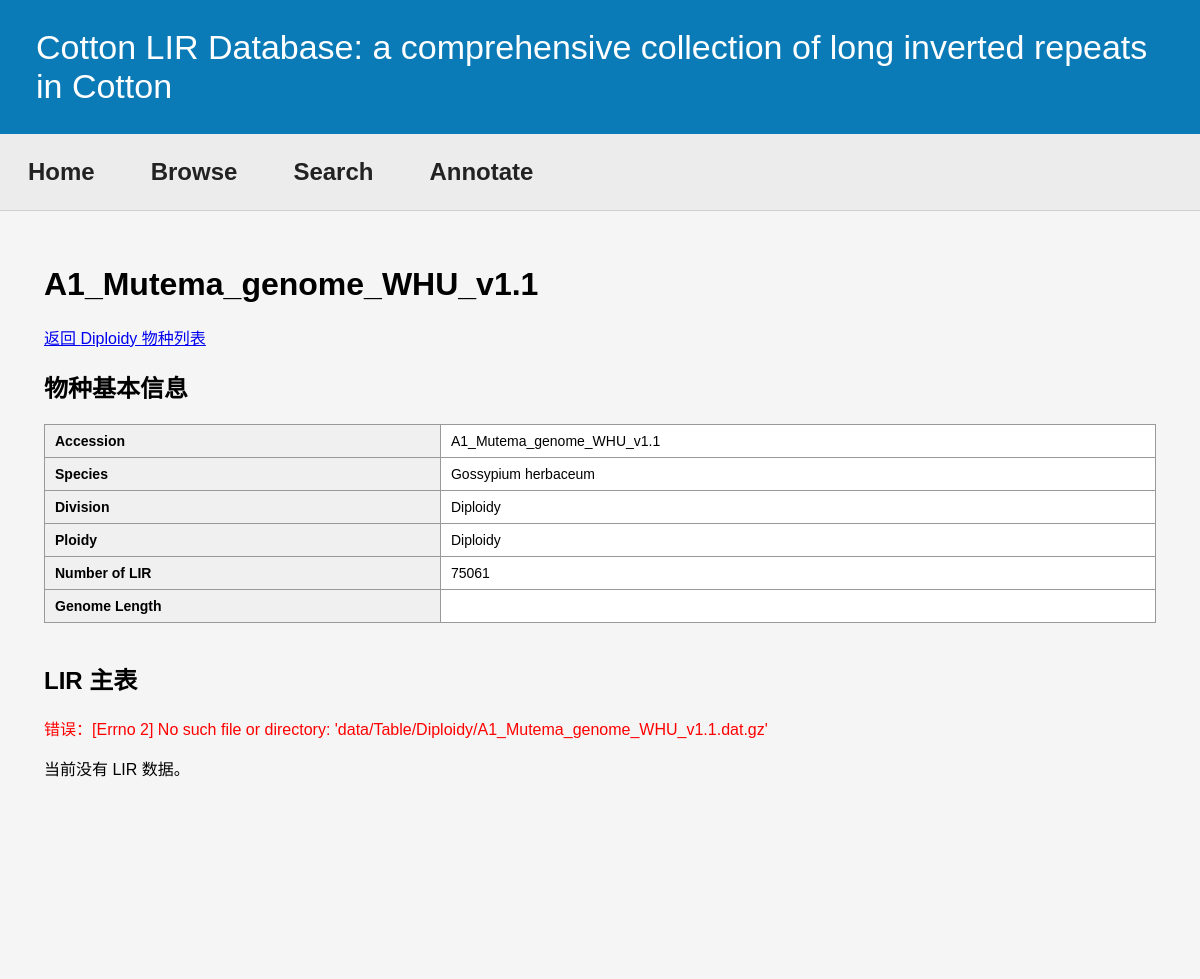
Page /species/A1_Mutema_genome_WHU_v1.1/ on the committed database.
### lir/models.py (models this page shows, shortened)
class Species(models.Model):
    accession = models.CharField(max_length=200, unique=True)
    species = models.CharField(max_length=200, blank=True)
    division = models.CharField(max_length=50, blank=True)   # Diploidy / Tetraploidy / Other
    ploidy = models.CharField(max_length=50, blank=True)
    blast_db = models.CharField(max_length=255, blank=True)
    number_of_lir = models.IntegerField(null=True, blank=True)
    genome_length = models.CharField(max_length=100, blank=True)
    table_file = models.CharField(max_length=500, blank=True)
    fasta_file = models.CharField(max_length=500, blank=True)
    irf_json_file = models.CharField(max_length=500, blank=True)
    spark_json_file = models.CharField(max_length=500, blank=True)
    gene_overlap_file = models.CharField(max_length=500, blank=True)

### lir/views.py (the view)
# urls.py: path("species/<str:accession>/", views.species_detail, name="species_detail"),
def species_detail(request, accession):
    sp = get_object_or_404(Species, accession=accession)
    lir_rows_page = None
    error_message = None
    page_number = request.GET.get("page", 1)
    try:
        df = load_lir_table(sp.table_file)
        lir_rows = df.to_dict(orient="records")
        paginator = Paginator(lir_rows, 100)   # 每页100条
        lir_rows_page = paginator.get_page(page_number)
    except Exception as e:
        error_message = str(e)
    return render(request, 'lir/species_detail.html', {
        'species': sp,
        'lir_rows_page': lir_rows_page,
        'error_message': error_message,
    })

### lir/services/loaders.py (called while the page is built)
def load_lir_table(path):
    df = pd.read_csv(path, sep="\t", compression="gzip")
    return df

### lir/templates/lir/species_detail.html (shortened to what this page needs)
{% extends "lir/base.html" %}
{% block content %}
<h1>{{ species.accession }}</h1>
<p>
    <a href="{% url 'species_list' species.division %}">返回 {{ species.division }} 物种列表</a>
</p>
<h2>物种基本信息</h2>
<table border="1" cellpadding="6">
    <tbody>
        <tr><th>Accession</th><td>{{ species.accession }}</td></tr>
        <tr><th>Species</th><td>{{ species.species }}</td></tr>
        <tr><th>Division</th><td>{{ species.division }}</td></tr>
        <tr><th>Ploidy</th><td>{{ species.ploidy }}</td></tr>
        <tr><th>Number of LIR</th><td>{{ species.number_of_lir }}</td></tr>
        <tr><th>Genome Length</th><td>{{ species.genome_length }}</td></tr>
    </tbody>
</table>
<br>
<h2>LIR 主表</h2>
{% if error_message %}
    <p style="color:red;">错误：{{ error_message }}</p>
{% endif %}
{% if lir_rows_page %}
<table border="1" cellpadding="6">
    <thead>
        <tr>
            {% for key, value in lir_rows_page.object_list.0.items %}
                <th>{{ key }}</th>
            {% endfor %}
        </tr>
    </thead>
    <tbody>
        {% for row in lir_rows_page %}
        <tr>
            {% for key, value in row.items %}
                <td>
                    {% if key == "ID" %}
                        <a href="{% url 'lir_detail' species.accession value %}">{{ value }}</a>
                    {% else %}
                        {{ value }}
                    {% endif %}
                </td>
            {% endfor %}
        </tr>
        {% endfor %}
    </tbody>
</table>
<div style="margin-top:20px;">
    <span>第 {{ lir_rows_page.number }} 页 / 共 {{ lir_rows_page.paginator.num_pages }} 页</span>
</div>
<div style="margin-top:10px;">
    {% if lir_rows_page.has_previous %}
        <a href="?page=1">首页</a>
        <a href="?page={{ lir_rows_page.previous_page_number }}">上一页</a>
    {% endif %}
    {% if lir_rows_page.has_next %}
        <a href="?page={{ lir_rows_page.next_page_number }}">下一页</a>
        <a href="?page={{ lir_rows_page.paginator.num_pages }}">末页</a>
    {% endif %}
</div>
<div style="margin-top:8px;">
    <span>当前页记录数：{{ lir_rows_page|length }}</span>
    <span style="margin-left:20px;">总记录数：{{ lir_rows_page.paginator.count }}</span>
</div>
{% else %}
<p>当前没有 LIR 数据。</p>
{% endif %}
{% endblock %}

### lir/templates/lir/base.html (style rules this page uses)
body { margin: 0; font-family: Arial, sans-serif; background: #f2f2f2; }
table { border-collapse: collapse; width: 100%; background: white; }
th, td { border: 1px solid #999; padding: 8px 10px; text-align: left; font-size: 14px; }
th { background: #f0f0f0; }

### rows in the picture
Species: accession "A1_Mutema_genome_WHU_v1.1", division "Diploidy", species "Gossypium herbaceum", ploidy "Diploidy", number_of_lir "75061"

### other values in the picture
{{ error_message }} "[Errno 2] No such file or directory: 'data/Table/Diploidy/A1_Mutema_genome_WHU_v1.1.dat.gz'"
